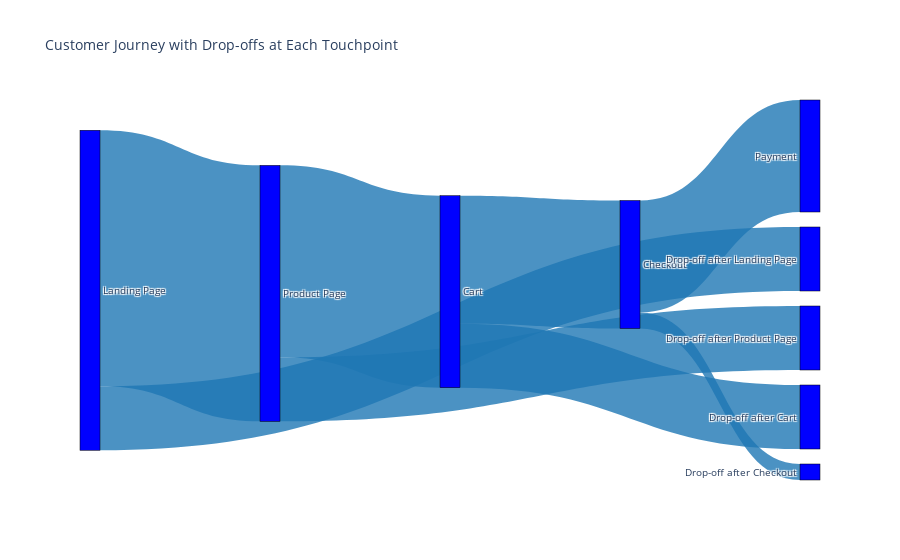

The notebook cell this image was saved under:
### Code cell
import plotly.graph_objects as go

# Define the touchpoints
touchpoints = ["Landing Page", "Product Page", "Cart", "Checkout", "Payment"]

# Number of users at each touchpoint (example data)
user_flow = [1000, 800, 600, 400, 350]
drop_offs = [0, 200, 200, 200, 50]

# Create source and target lists for Sankey diagram
sources = []
targets = []
values = []

# Populate the sources, targets, and values for continued interactions
for i in range(len(touchpoints) - 1):
    sources.append(i)
    targets.append(i + 1)
    values.append(user_flow[i + 1])

# Populate the sources, targets, and values for drop-offs
for i in range(len(touchpoints) - 1):
    sources.append(i)
    targets.append(len(touchpoints) + i)  # Drop-off nodes
    values.append(drop_offs[i + 1])

# Create labels including drop-off labels
labels = touchpoints + [f"Drop-off after {tp}" for tp in touchpoints[:-1]]

# Define the Sankey diagram
fig = go.Figure(data=[go.Sankey(
    node=dict(
        pad=15,
        thickness=20,
        line=dict(color="black", width=0.5),
        label=labels,
        color="blue"
    ),
    link=dict(
        source=sources,  # Indices of the source nodes
        target=targets,  # Indices of the target nodes
        value=values,  # Number of users flowing between nodes
        color=["rgba(31, 119, 180, 0.8)"] * len(sources) + ["rgba(255, 0, 0, 0.4)"] * len(drop_offs)
    )
)])

# Set the layout of the diagram
fig.update_layout(title_text="Customer Journey with Drop-offs at Each Touchpoint", font_size=10)

# Display the Sankey diagram
fig.show()

### Figure 1 — Plotly figure (JSON) as saved in the notebook; plotly's stock layout.template omitted (floating-point values rounded to 4 significant figures)
{"data": [{"link": {"color": ["rgba(31, 119, 180, 0.8)", "rgba(31, 119, 180, 0.8)", "rgba(31, 119, 180, 0.8)", "rgba(31, 119, 180, 0.8)", "rgba(31, 119, 180, 0.8)", "rgba(31, 119, 180, 0.8)", "rgba(31, 119, 180, 0.8)", "rgba(31, 119, 180, 0.8)", "rgba(255, 0, 0, 0.4)", "rgba(255, 0, 0, 0.4)", "rgba(255, 0, 0, 0.4)", "rgba(255, 0, 0, 0.4)", "rgba(255, 0, 0, 0.4)"], "source": [0, 1, 2, 3, 0, 1, 2, 3], "target": [1, 2, 3, 4, 5, 6, 7, 8], "value": [800, 600, 400, 350, 200, 200, 200, 50]}, "node": {"color": "blue", "label": ["Landing Page", "Product Page", "Cart", "Checkout", "Payment", "Drop-off after Landing Page", "Drop-off after Product Page", "Drop-off after Cart", "Drop-off after Checkout"], "line": {"color": "black", "width": 0.5}, "pad": 15, "thickness": 20}, "type": "sankey"}], "layout": {"font": {"size": 10}, "title": {"text": "Customer Journey with Drop-offs at Each Touchpoint"}}}
